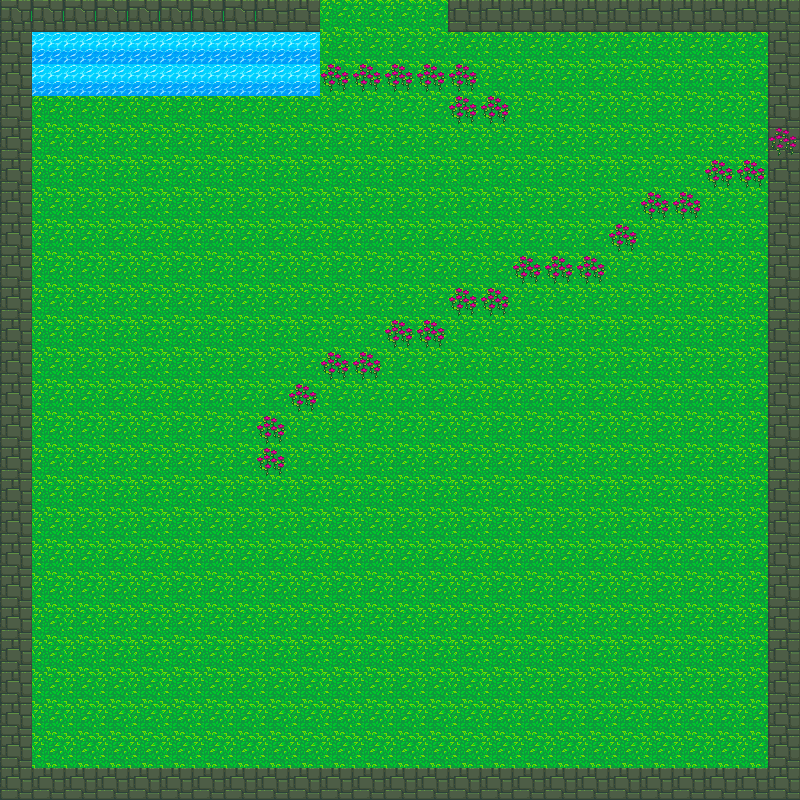

Rendered tile map (Tiled .tmx) drawn with the repository's tilesets; below, a short description and the full map source, tile grids included:
An orthogonal 25x25 tile map with 32x32 px tiles, 2 tile layers (Capa de Patrones 1, suelo) and 6 objects (static, teleport).

<map version="1.0" tiledversion="1.0.3" orientation="orthogonal" renderorder="right-down" width="25" height="25" tilewidth="32" tileheight="32" nextobjectid="24">
 <tileset firstgid="1" source="tileset1.tsx" />
 <layer name="Capa de Patrones 1" width="25" height="25">
  <data encoding="csv">
75,75,75,75,75,75,75,75,74,74,48,48,48,48,74,74,74,74,74,74,74,74,74,74,74,
74,376,376,376,376,376,376,376,376,376,48,48,48,48,48,48,48,48,48,48,48,48,48,48,74,
74,376,376,376,376,376,376,376,376,376,48,48,48,48,48,48,48,48,48,48,48,48,48,48,74,
74,48,48,48,48,48,48,48,48,48,48,48,48,48,48,48,48,48,48,48,48,48,48,48,74,
74,48,48,48,48,48,48,48,48,48,48,48,48,48,48,48,48,48,48,48,48,48,48,48,74,
74,48,48,48,48,48,48,48,48,48,48,48,48,48,48,48,48,48,48,48,48,48,48,48,74,
74,48,48,48,48,48,48,48,48,48,48,48,48,48,48,48,48,48,48,48,48,48,48,48,74,
74,48,48,48,48,48,48,48,48,48,48,48,48,48,48,48,48,48,48,48,48,48,48,48,74,
74,48,48,48,48,48,48,48,48,48,48,48,48,48,48,48,48,48,48,48,48,48,48,48,74,
74,48,48,48,48,48,48,48,48,48,48,48,48,48,48,48,48,48,48,48,48,48,48,48,74,
74,48,48,48,48,48,48,48,48,48,48,48,48,48,48,48,48,48,48,48,48,48,48,48,74,
74,48,48,48,48,48,48,48,48,48,48,48,48,48,48,48,48,48,48,48,48,48,48,48,74,
74,48,48,48,48,48,48,48,48,48,48,48,48,48,48,48,48,48,48,48,48,48,48,48,74,
74,48,48,48,48,48,48,48,48,48,48,48,48,48,48,48,48,48,48,48,48,48,48,48,74,
74,48,48,48,48,48,48,48,48,48,48,48,48,48,48,48,48,48,48,48,48,48,48,48,74,
74,48,48,48,48,48,48,48,48,48,48,48,48,48,48,48,48,48,48,48,48,48,48,48,74,
74,48,48,48,48,48,48,48,48,48,48,48,48,48,48,48,48,48,48,48,48,48,48,48,74,
74,48,48,48,48,48,48,48,48,48,48,48,48,48,48,48,48,48,48,48,48,48,48,48,74,
74,48,48,48,48,48,48,48,48,48,48,48,48,48,48,48,48,48,48,48,48,48,48,48,74,
74,48,48,48,48,48,48,48,48,48,48,48,48,48,48,48,48,48,48,48,48,48,48,48,74,
74,48,48,48,48,48,48,48,48,48,48,48,48,48,48,48,48,48,48,48,48,48,48,48,74,
74,48,48,48,48,48,48,48,48,48,48,48,48,48,48,48,48,48,48,48,48,48,48,48,74,
74,48,48,48,48,48,48,48,48,48,48,48,48,48,48,48,48,48,48,48,48,48,48,48,74,
74,48,48,48,48,48,48,48,48,48,48,48,48,48,48,48,48,48,48,48,48,48,48,48,74,
74,74,74,74,74,74,74,74,74,74,74,74,74,74,74,74,74,74,74,74,74,74,74,74,74
</data>
 </layer>
 <layer name="suelo" width="25" height="25">
  <data encoding="csv">
0,0,0,0,0,0,0,0,0,0,0,0,0,0,0,0,0,0,0,0,0,0,0,0,0,
0,0,0,0,0,0,0,0,0,0,0,0,0,0,0,0,0,0,0,0,0,0,0,0,0,
0,0,0,0,0,0,0,0,0,0,186,186,186,186,186,0,0,0,0,0,0,0,0,0,0,
0,0,0,0,0,0,0,0,0,0,0,0,0,0,186,186,0,0,0,0,0,0,0,0,0,
0,0,0,0,0,0,0,0,0,0,0,0,0,0,0,0,0,0,0,0,0,0,0,0,186,
0,0,0,0,0,0,0,0,0,0,0,0,0,0,0,0,0,0,0,0,0,0,186,186,0,
0,0,0,0,0,0,0,0,0,0,0,0,0,0,0,0,0,0,0,0,186,186,0,0,0,
0,0,0,0,0,0,0,0,0,0,0,0,0,0,0,0,0,0,0,186,0,0,0,0,0,
0,0,0,0,0,0,0,0,0,0,0,0,0,0,0,0,186,186,186,0,0,0,0,0,0,
0,0,0,0,0,0,0,0,0,0,0,0,0,0,186,186,0,0,0,0,0,0,0,0,0,
0,0,0,0,0,0,0,0,0,0,0,0,186,186,0,0,0,0,0,0,0,0,0,0,0,
0,0,0,0,0,0,0,0,0,0,186,186,0,0,0,0,0,0,0,0,0,0,0,0,0,
0,0,0,0,0,0,0,0,0,186,0,0,0,0,0,0,0,0,0,0,0,0,0,0,0,
0,0,0,0,0,0,0,0,186,0,0,0,0,0,0,0,0,0,0,0,0,0,0,0,0,
0,0,0,0,0,0,0,0,186,0,0,0,0,0,0,0,0,0,0,0,0,0,0,0,0,
0,0,0,0,0,0,0,0,0,0,0,0,0,0,0,0,0,0,0,0,0,0,0,0,0,
0,0,0,0,0,0,0,0,0,0,0,0,0,0,0,0,0,0,0,0,0,0,0,0,0,
0,0,0,0,0,0,0,0,0,0,0,0,0,0,0,0,0,0,0,0,0,0,0,0,0,
0,0,0,0,0,0,0,0,0,0,0,0,0,0,0,0,0,0,0,0,0,0,0,0,0,
0,0,0,0,0,0,0,0,0,0,0,0,0,0,0,0,0,0,0,0,0,0,0,0,0,
0,0,0,0,0,0,0,0,0,0,0,0,0,0,0,0,0,0,0,0,0,0,0,0,0,
0,0,0,0,0,0,0,0,0,0,0,0,0,0,0,0,0,0,0,0,0,0,0,0,0,
0,0,0,0,0,0,0,0,0,0,0,0,0,0,0,0,0,0,0,0,0,0,0,0,0,
0,0,0,0,0,0,0,0,0,0,0,0,0,0,0,0,0,0,0,0,0,0,0,0,0,
0,0,0,0,0,0,0,0,0,0,0,0,0,0,0,0,0,0,0,0,0,0,0,0,0
</data>
 </layer>
 <objectgroup name="static">
  <object id="5" type="static" x="449" y="4" width="352" height="6" />
  <object id="7" x="0" y="0.667" width="320" height="7" />
  <object id="8" x="1.333" y="2.667" width="32" height="768" />
  <object id="10" x="32" y="770.667" width="740" height="14.6667" />
  <object id="11" x="768" y="2.667" width="24" height="768" />
 </objectgroup>
 <objectgroup name="teleport">
  <object id="13" type="teleport" x="321.5" y="1.5" width="123.5" height="23.5">
   <properties>
    <property name="map" value="scenes/level_0_2" />
    <property name="spawnX" type="int" value="800" />
    <property name="spawnY" type="int" value="1400" />
   </properties>
  </object>
 </objectgroup>
</map>
